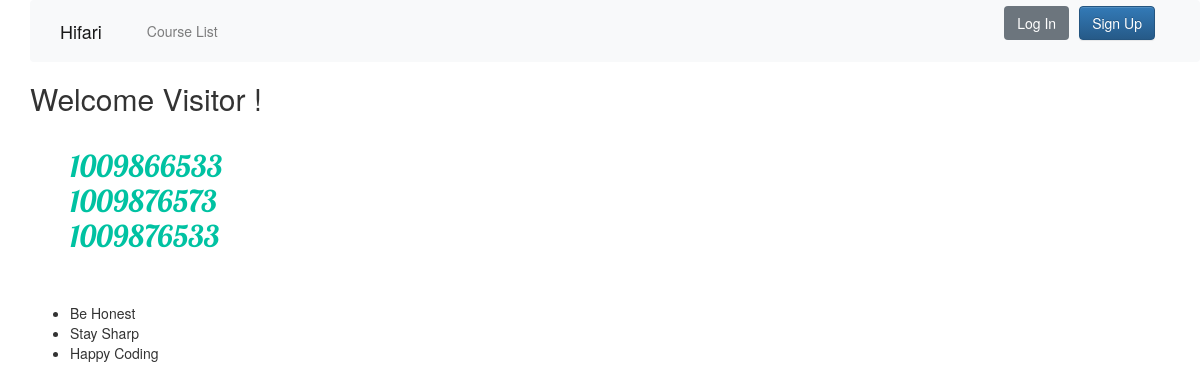
/course/, run on an earlier commit of the app's database.
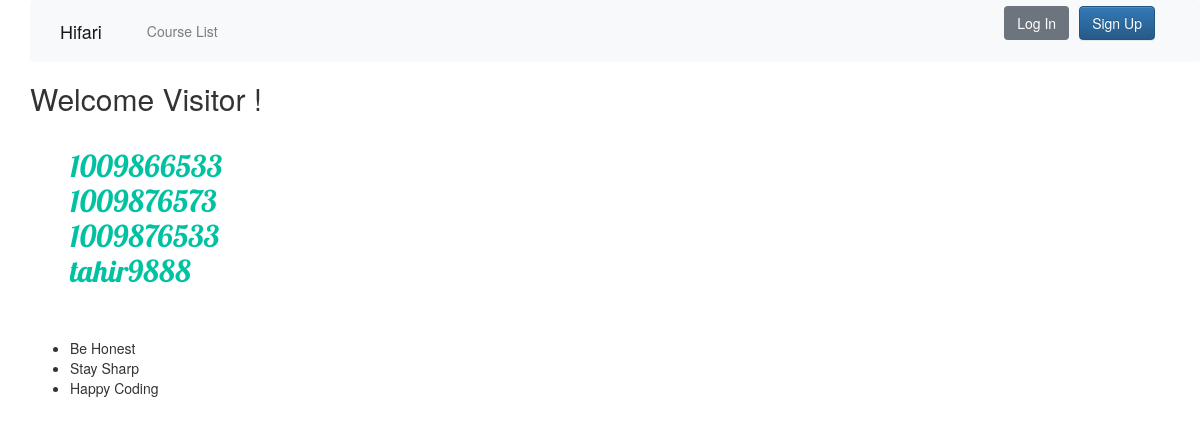
And on a later commit of the database.
### reviewer/models.py (models this page shows, shortened)
class Course(models.Model):
    guid = models.CharField(max_length=20)
    title = models.CharField(max_length=50)
    description = models.TextField(default="Provide Description")
    status = models.BooleanField()
    def get_absolute_url(self):
        return reverse("reviewer:course_detail", kwargs={"guid":self.guid})

### reviewer/views.py (the view)
# urls.py: path('course/', include(('reviewer.urls', 'reviewer'), namespace='reviewer')),
def course(request, *args, **kwargs):
    obj = Course.objects.all()
    return render(request, "new.html", {'dict':obj})

### reviewer/templates/new.html
{% extends 'base.html' %}
{% block content %}
<div>
        Welcome {% if user.is_authenticated %} {{user.username}} {% else %} Visitor {% endif %}!
</div>
<br>
<ul>
{% for v in dict %}
<a class="courses" href = '{{ v.get_absolute_url }}'>{{v.guid}}</a>
<br>
{% endfor %}
</ul>
{% endblock %}

### reviewer/templates/base.html (shortened to what this page needs)
{% load static %}
<!doctype html>
<html lang="en">
  <head>
    <link rel="stylesheet" href="https://stackpath.bootstrapcdn.com/bootstrap/4.3.1/css/bootstrap.min.css">
    <link rel="stylesheet" href="//maxcdn.bootstrapcdn.com/bootstrap/3.2.0/css/bootstrap.min.css">
    <link rel="stylesheet" href="//maxcdn.bootstrapcdn.com/bootstrap/3.2.0/css/bootstrap-theme.min.css">
    <link rel="stylesheet" href="{% static 'css/reviewer.css' %}">
  </head>
  <body>
      <nav class="navbar navbar-expand-lg navbar-light bg-light mb-1">
          <div class="container">
            <a class="navbar-brand" href="{%url 'reviewer:home'%}">Hifari</a>
            <div class="collapse navbar-collapse" id="navbarSupportedContent">
                <ul class="navbar-nav mr-auto">
                    <li class="nav-item">
                      <a class="nav-link" href="{%url 'reviewer:home'%}"> Course List </a>
                    </li>
                </ul>
              <form class="form-inline my-2 my-lg-0">
                {% if user.is_authenticated %}
                  <ul class="navbar-nav ml-auto">
                      <li class="nav-item dropdown">
                        <a class="nav-link dropdown-toggle" href="#" id="navbarDropdown" role="button" data-toggle="dropdown" aria-haspopup="true" aria-expanded="false">
                          {{user.username}}
                        </a>
                        <div class="dropdown-menu dropdown-menu-right" aria-labelledby="navbarDropdown">
                          <a class="dropdown-item" href="{% url 'password_change' %}">Change Password</a>
                          <div class="dropdown-divider"></div>
                          <a class="dropdown-item" href="{%url 'logout'%}">Log Out</a>
                        </div>
                      </li>
                    </ul>
                {% else %}
                  <a id="login" href="{%url 'login'%}" class="btn btn-secondary ml-auto">Log In</a>
                  <a id="signup" href="{%url 'signup'%}" class="btn btn-primary ml-3">Sign Up</a>
                {% endif %}
              </form>
            </div>
          </div>
        </nav>
    <h2>
        {% block content %}
        {% endblock %}
    </h2>
    <br>
    <br>
    {% include 'courses.html' %}
  </body>
</html>

### reviewer/templates/courses.html
<ul>
    <li>Be Honest</li>
    <li>Stay Sharp</li>
    <li>Happy Coding</li>
</ul>

### reviewer/static/css/reviewer.css (style rules this page uses)
h2 a { color: rgb(0, 194, 162); font-family: 'Lobster'; }
body { padding-left: 30px; }

What changed in the data, as far as the page shows it:
added Course: guid "tahir9888"
